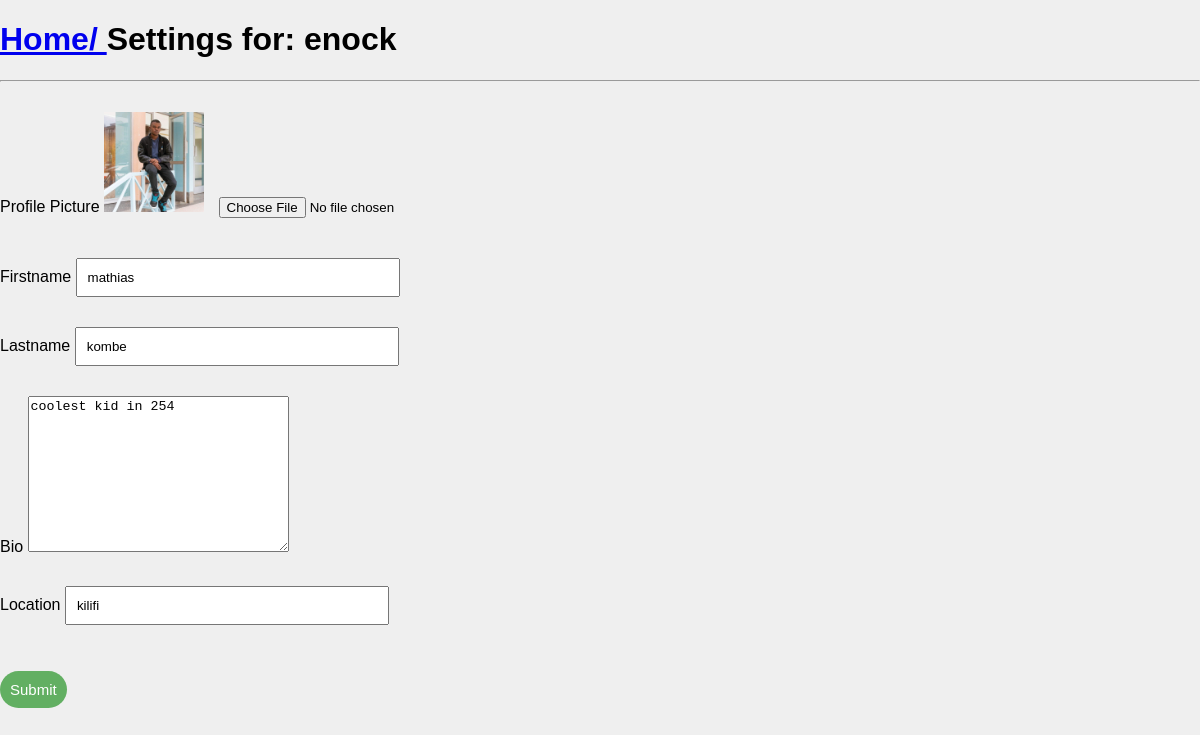
Page /settings/ (signed in) on the committed database.
### core/models.py (models this page shows, shortened)
class Profile(models.Model):
    user = models.ForeignKey(User,  on_delete=models.CASCADE)
    id_user = models.IntegerField()
    first_name = models.CharField(max_length=100,blank=True)
    second_name = models.CharField(max_length=100, blank=True)
    email = models.CharField(max_length=150, blank=True)
    bio = models.TextField(blank=True)
    profileimg = models.ImageField(upload_to='profileimg',default='blank-prof.jpg')
    location = models.CharField(max_length=100, blank=True)

### core/views.py (the view, shortened to what this page needs)
# urls.py: path('settings/', views.settings, name='settings'),
@login_required(login_url='login')
def settings(request):
    user_profile = Profile.objects.get (user= request.user)
    return render( request, 'settings.html', {'user_profile':user_profile})

### templates/settings.html (shortened to what this page needs)
<!DOCTYPE html>
<html lang="en">
<head>
    <link rel="stylesheet" href="">
</head>
<body class="settings">
    <div class="signForm">
        <h1 class="signuphead"> <a href="{% url 'home' %}">Home/ </a> Settings for: {{user.username}}</h1>
        <hr>
        <form action="" method="POST" enctype="multipart/form-data">
            <div class="settings-div">
                <label for="firstname ">Profile Picture</label>
                <img width="100" height="100" src="{{user_profile.profileimg.url}}" >
                <input type="file" id="input-settings" name="image"  value="">
            </div>
            <div class="settings-div">
                <label for="firstname ">Firstname</label>
                <input type="text" id="input-settings" name="firstname" value="{{user_profile.first_name }}">
            </div>
            <div class="settings-div">
                <label for="lastname ">Lastname</label>
                <input type="text" id="input-settings" name="lastname"  value="{{user_profile.second_name}}">
            </div>
            <div class="settings-div">
                <label for="Bio ">Bio</label>
                <textarea name="bio"  cols="30" rows="10">{{user_profile.bio}}</textarea>
            </div>
            <div>
                <label for="Location ">Location</label>
                <input type="text" id="input-settings" name="location"  value="{{user_profile.location}}">
            </div>
            <br>
            <br>
            <button type="submit" id="settingsbtn">Submit</button>
        </form>
    </div>
</body>
</html>

### templates/settings.html (style rules this page uses)
.settings { margin: 0; padding: 0; font-family: 'poppins',sans-serif; box-sizing: border-box; background-color: #efefef; }
.settings-div { margin: 30px 0; }
#input-settings { padding: 10px; width: 300px; }
#settingsbtn { color: #fff; align-items: center; padding: 10px; border-radius: 20px; font-size: 15px; margin: 10px 0; border: none; outline: none; cursor: pointer; background-color: rgb(98, 175, 98); }

### rows in the picture
Profile: profileimg (picture), firstname "mathias", lastname "kombe", bio "coolest kid in 254", location "kilifi"

### other values in the picture
{{ user.username }} "enock"
